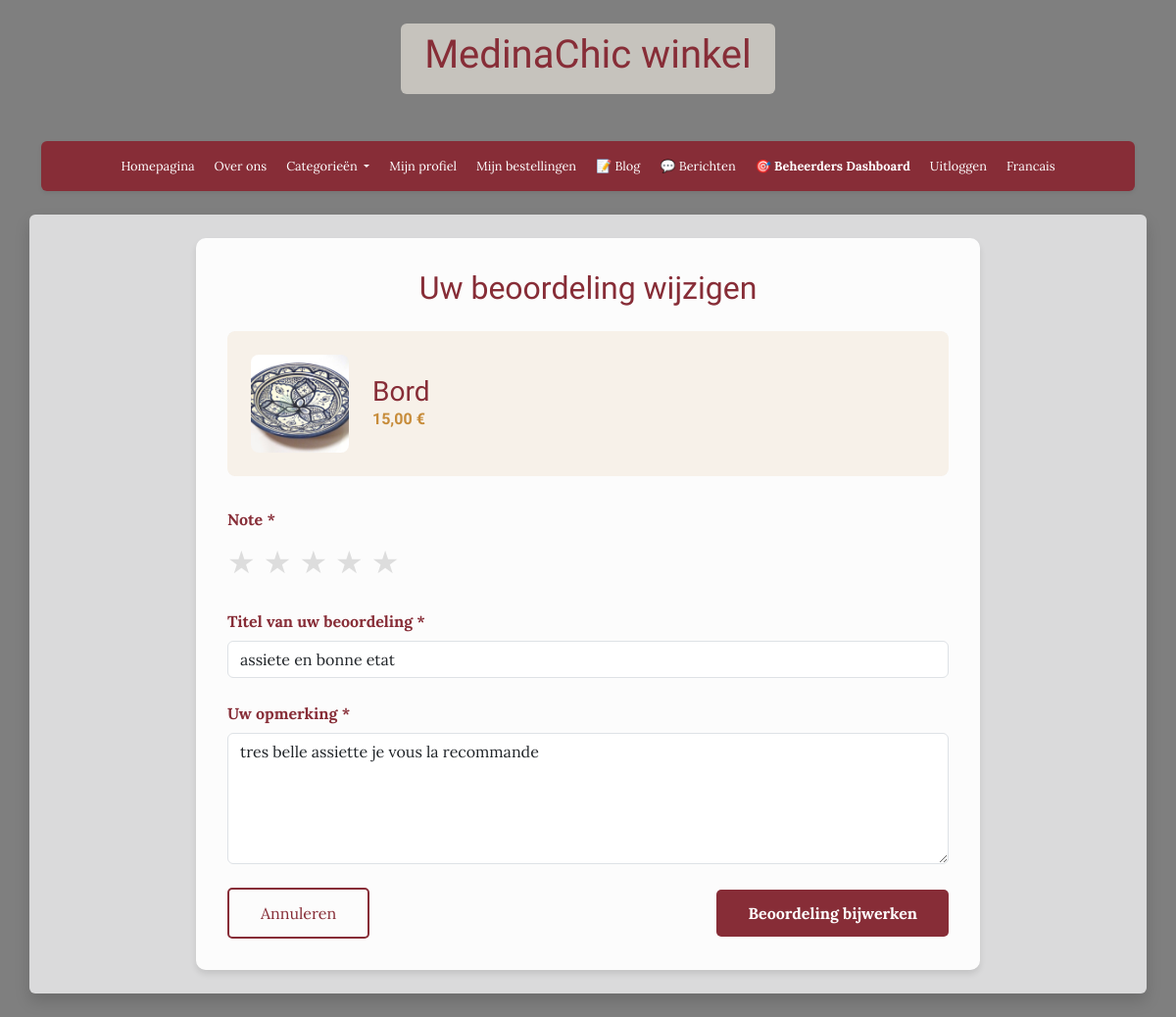
The app's page /api/nl/product/assiette/review/ (signed in) with its own data.
### store/models.py (models this page shows, shortened)
class Product(models.Model):
    name = models.CharField(max_length=128)
    name_nl = models.CharField(max_length=128, blank=True, null=True)
    slug = models.SlugField(max_length=128, blank=True)
    CATEGORIES = [
        ('autre', 'Autre'),
        ('cuisine', 'Cuisine'),
        ('vetement', 'Vetement'),
        ('tissu', 'Tissu'),
        ('argile', 'Argile'),
        ('maroquineire', 'Maroquineire'),
        ('alimentaire', 'Alimentaire'),
        ('accessoire', 'Accessoire'),
    ]
    category = models.CharField(max_length=50, choices=CATEGORIES, default='autre')
    price = models.FloatField(default=0.0)
    quantity = models.IntegerField(default=0)
    description = models.TextField(blank=True)
    description_nl = models.TextField(blank=True, null=True)
    thumbnail = models.ImageField(upload_to="products/", blank=True, null=True)
    stripe_id = models.CharField(max_length=90, blank=True)
    def thumbnail_url(self):
        return self.thumbnail.url if self.thumbnail else static("img/logo-bleu.jpg")

class ProductReview(models.Model):
    product = models.ForeignKey(Product, on_delete=models.CASCADE, related_name='reviews')
    user = models.ForeignKey(AUTH_USER_MODEL, on_delete=models.CASCADE)
    rating = models.IntegerField(choices=[(i, i) for i in range(1, 6)], help_text="Note de 1 à 5 étoiles")
    title = models.CharField(max_length=200, verbose_name="Titre de l'avis")
    comment = models.TextField(verbose_name="Commentaire")
    created_at = models.DateTimeField(auto_now_add=True)
    updated_at = models.DateTimeField(auto_now=True)
    verified_purchase = models.BooleanField(default=False, verbose_name="Achat vérifié")
    class Meta:
        verbose_name = "Avis produit"
        verbose_name_plural = "Avis produits"
        ordering = ['-created_at']
        unique_together = ['product', 'user']

### store/views.py (the view)
# urls.py: path('nl/product/<str:slug>/review/', add_review_nl, name="add-review-nl"),
@login_required
def add_review_nl(request, slug):
    from django.contrib import messages
    from store.forms import ProductReviewForm
    from store.models import ProductReview, OrderHistoryItem
    product = get_object_or_404(Product, slug=slug)
    has_purchased = OrderHistoryItem.objects.filter(
        order_history__user=request.user,
        product_slug=slug
    ).exists()
    if not has_purchased:
        messages.error(request, "U moet dit product gekocht hebben om een beoordeling achter te laten.")
        return redirect('product-nl', slug=slug)
    try:
        review = ProductReview.objects.get(product=product, user=request.user)
        is_edit = True
    except ProductReview.DoesNotExist:
        review = None
        is_edit = False
    if request.method == 'POST':
        form = ProductReviewForm(request.POST, instance=review)
        if form.is_valid():
            review = form.save(commit=False)
            review.product = product
            review.user = request.user
            review.verified_purchase = True
            review.save()
            if is_edit:
                messages.success(request, "Uw beoordeling is succesvol bijgewerkt.")
            else:
                messages.success(request, "Bedankt voor uw beoordeling!")
            return redirect('product-nl', slug=slug)
    else:
        form = ProductReviewForm(instance=review)
    context = {
        'form': form,
        'product': product,
        'is_edit': is_edit,
        'lang': 'nl'
    }
    return render(request, 'store/add_review_nl.html', context)

### store/forms.py
class ProductReviewForm(forms.ModelForm):
    rating = forms.ChoiceField(
        choices=[(i, f"{i} étoile{'s' if i > 1 else ''}") for i in range(1, 6)],
        widget=forms.RadioSelect(attrs={'class': 'rating-radio'}),
        label="Note"
    )
    title = forms.CharField(
        max_length=200,
        widget=forms.TextInput(attrs={
            'class': 'form-control',
            'placeholder': 'Résumez votre avis en quelques mots'
        }),
        label="Titre de votre avis"
    )
    comment = forms.CharField(
        widget=forms.Textarea(attrs={
            'class': 'form-control',
            'rows': 5,
            'placeholder': 'Partagez votre expérience avec ce produit...'
        }),
        label="Votre commentaire"
    )
    class Meta:
        model = ProductReview
        fields = ['rating', 'title', 'comment']

### store/context_processors.py (called while the page is built)
def cart_processor(request):
    cart_data = {
        'has_cart': False,
        'cart_count': 0
    }
    if request.user.is_authenticated:
        try:
            cart = Cart.objects.filter(user=request.user, ordered=False).first()
            if cart:
                cart_data['has_cart'] = True
                cart_data['cart_count'] = cart.orders.count()
        except:
            pass
    return cart_data

### store/templates/store/add_review_nl.html (shortened to what this page needs)
{% extends 'base_nl.html' %}
{% block content %}
<div class="review-form-container">
    <h2 class="text-center mb-4" style="color: #872D37;">
        {% if is_edit %}
            Uw beoordeling wijzigen
        {% else %}
            Geef uw mening
        {% endif %}
    </h2>
    <div class="product-info">
        <img src="{{ product.thumbnail_url }}" alt="{{ product.name_nl }}">
        <div>
            <h3>{{ product.name_nl }}</h3>
            <p class="mb-0" style="color: #C78C3A; font-weight: bold;">{{ product.price|floatformat:2 }} €</p>
        </div>
    </div>
    <form method="POST">
        <div class="mb-4">
            <label class="form-label">Note *</label>
            <div class="rating-radio">
                {% for value, label in form.rating.field.choices %}
                    <label for="rating_{{ value }}">★</label>
                {% endfor %}
            </div>
        </div>
        <div class="mb-4">
            <label for="{{ form.title.id_for_label }}" class="form-label">Titel van uw beoordeling *</label>
            {{ form.title }}
        </div>
        <div class="mb-4">
            <label for="{{ form.comment.id_for_label }}" class="form-label">Uw opmerking *</label>
            {{ form.comment }}
        </div>
        <div class="d-flex justify-content-between align-items-center">
            <a href="{% url 'product-nl' product.slug %}" class="btn-cancel">Annuleren</a>
            <button type="submit" class="btn-submit">
                {% if is_edit %}
                    Beoordeling bijwerken
                {% else %}
                    Beoordeling publiceren
                {% endif %}
            </button>
        </div>
    </form>
</div>
{% endblock %}

### store/templates/store/add_review_nl.html (style rules this page uses)
.review-form-container { max-width: 800px; margin: 0 auto; background-color: rgba(255, 255, 255, 0.95); padding: 2rem; border-radius: 10px; box-shadow: 0 4px 6px rgba(0,0,0,0.1); }
.product-info { display: flex; align-items: center; gap: 1.5rem; padding: 1.5rem; background-color: rgba(199, 140, 58, 0.1); border-radius: 8px; margin-bottom: 2rem; }
.product-info img { width: 100px; height: 100px; object-fit: cover; border-radius: 8px; }
.product-info h3 { color: #872D37; margin: 0; }
.rating-radio { display: flex; flex-direction: row; justify-content: flex-start; gap: 0.5rem; }
.rating-radio label { font-size: 2rem; color: #ddd; cursor: pointer; transition: color 0.2s; }
.form-label { color: #872D37; font-weight: bold; margin-bottom: 0.5rem; }
.btn-submit { background-color: #872D37; color: white; border: none; padding: 0.75rem 2rem; border-radius: 5px; font-weight: bold; transition: all 0.3s; }
.btn-cancel { border: 2px solid #872D37; color: #872D37; padding: 0.75rem 2rem; border-radius: 5px; text-decoration: none; transition: all 0.3s; }

### records on screen
Product: thumbnail_url (picture), name_nl "Bord", price "15,00"
ProductReview: title "assiete en bonne etat", comment "tres belle assiette je vous la recommande"
